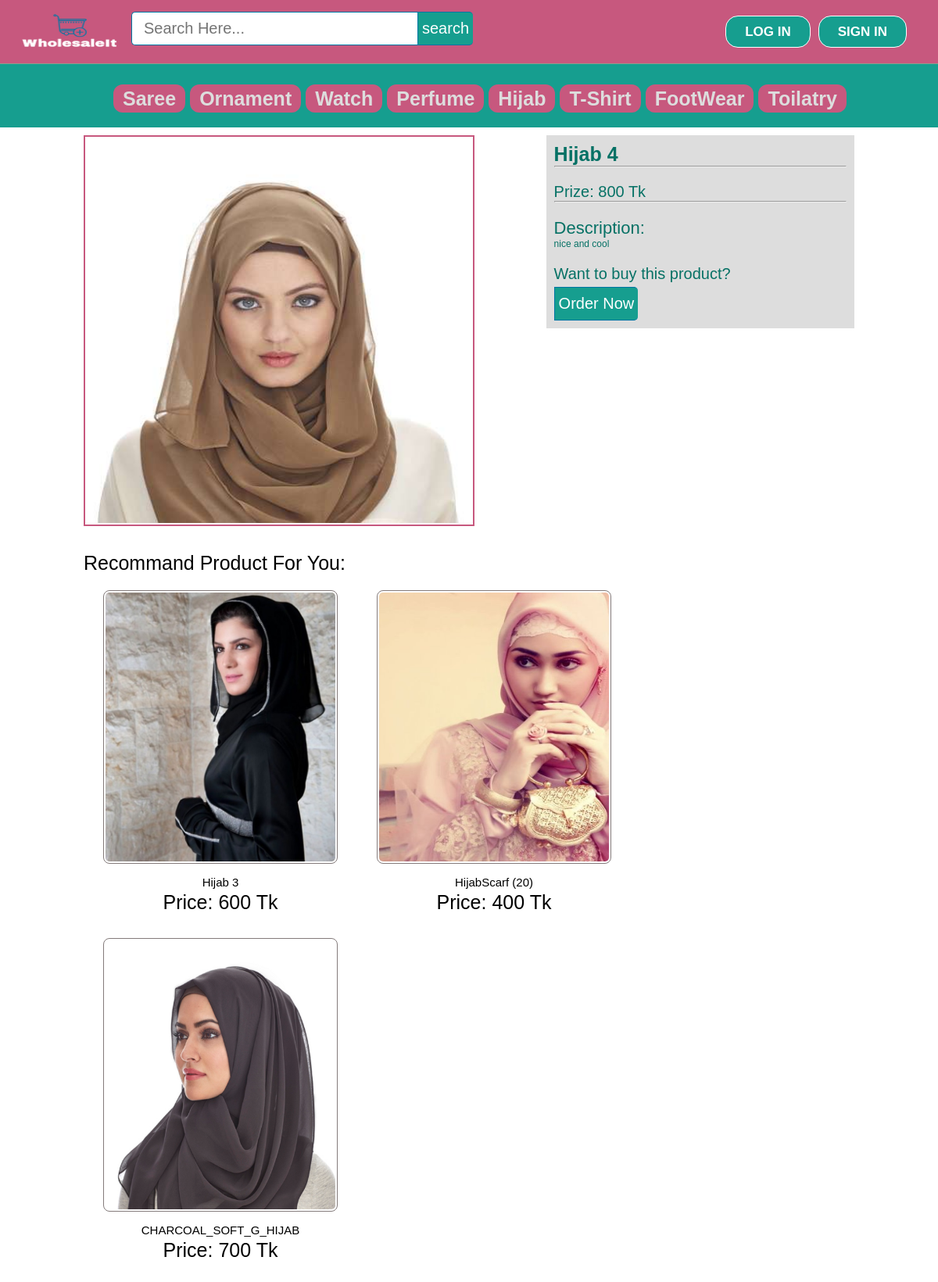
Screenshot of /women/view_product.php?pid=40 with the database file from the repository.
### tables this page shows
CREATE TABLE IF NOT EXISTS `products` (
`id` int(11) NOT NULL,
  `pName` varchar(100) NOT NULL,
  `price` int(11) NOT NULL,
  `description` text NOT NULL,
  `available` int(11) NOT NULL,
  `category` varchar(100) NOT NULL,
  `type` varchar(100) NOT NULL,
  `item` varchar(100) NOT NULL,
  `pCode` varchar(20) NOT NULL,
  `picture` text NOT NULL
);

### women/view_product.php (the view, shortened to what this page needs)
<?php include ( "../inc/connect.inc.php" ); ?>
<?php
if (isset($_REQUEST['pid'])) {
	$pid = mysqli_real_escape_string($con, $_REQUEST['pid']);
}else {
	header('location: index.php');
}
$getposts = mysqli_query($con,"SELECT * FROM products WHERE id ='$pid'") or die(mysqli_error());
					if (mysqli_num_rows($getposts)) {
						$row = mysqli_fetch_assoc($getposts);
						$pName = $row['pName'];
						$price = $row['price'];
						$description = $row['description'];
						$picture = $row['picture'];
						$item = $row['item'];
					}
?>
<!DOCTYPE html>
<html>
<head>
	<link rel="stylesheet" type="text/css" href="../css/style.css">
</head>
<body>
	<?php include ( "../inc/mainheader.inc.php" ); ?>
	<div class="categolis">
		<table>
			<tr>
				<th>
					<a href="saree.php" style="text-decoration: none;color: #ddd;padding: 4px 12px;background-color: #c7587e;border-radius: 12px;">Saree</a>
				</th>
				<th><a href="ornament.php" style="text-decoration: none;color: #ddd;padding: 4px 12px;background-color: #c7587e;border-radius: 12px;">Ornament</a></th>
				<th><a href="watch.php" style="text-decoration: none;color: #ddd;padding: 4px 12px;background-color: #c7587e;border-radius: 12px;">Watch</a></th>
				<th><a href="perfume.php" style="text-decoration: none;color: #ddd;padding: 4px 12px;background-color: #c7587e;border-radius: 12px;">Perfume</a></th>
				<th><a href="hijab.php" style="text-decoration: none;color: #ddd;padding: 4px 12px;background-color: #c7587e;border-radius: 12px;">Hijab</a></th>
				<th><a href="tshirt.php" style="text-decoration: none;color: #ddd;padding: 4px 12px;background-color: #c7587e;border-radius: 12px;">T-Shirt</a></th>
				<th><a href="footwear.php" style="text-decoration: none;color: #ddd;padding: 4px 12px;background-color: #c7587e;border-radius: 12px;">FootWear</a></th>
				<th><a href="toilatry.php" style="text-decoration: none;color: #ddd;padding: 4px 12px;background-color: #c7587e;border-radius: 12px;">Toilatry</a></th>
			</tr>
		</table>
	</div>
	<div style="margin: 0 97px; padding: 10px">
		<?php
			echo '
				<div style="float: left;">
				<div>
					<img src="../image/product/'.$item.'/'.$picture.'" style="height: 500px; width: 500px; padding: 2px; border: 2px solid #c7587e;">
				</div>
				</div>
				<div style="float: right;width: 40%;color: #067165;background-color: #ddd;padding: 10px;">
					<div style="">
						<h3 style="font-size: 25px; font-weight: bold; ">'.$pName.'</h3><hr>
						<h3 style="padding: 20px 0 0 0; font-size: 20px;">Prize: '.$price.' Tk</h3><hr>
						<h3 style="padding: 20px 0 0 0; font-size: 22px; ">Description:</h3>
						<p>
							'.$description.'
						</p>
						<div>
							<h3 style="padding: 20px 0 5px 0; font-size: 20px;">Want to buy this product? </h3>
							<div id="srcheader">
								<form id="" method="post" action="../orderform.php?poid='.$pid.'">
								        <input type="submit" value="Order Now" class="srcbutton" >
								</form>
								<div class="srcclear"></div>
							</div>
						</div>
					</div>
				</div>
			';
		?>
	</div>
	<div style="padding: 30px 95px; font-size: 25px; margin: 0 auto; display: table; width: 98%;">
		<h3 style="padding-bottom: 20px">Recommand Product For You:</h3>
		<div>
		<?php
			$getposts = mysqli_query($con,"SELECT * FROM products WHERE available >='1' AND id != '".$pid."' AND item ='".$item."'  ORDER BY RAND() LIMIT 3") or die(mysqli_error());
					if (mysqli_num_rows($getposts)) {
					echo '<ul id="recs">';
					while ($row = mysqli_fetch_assoc($getposts)) {
						$id = $row['id'];
						$pName = $row['pName'];
						$price = $row['price'];
						$picture = $row['picture'];
						echo '
							<ul style="float: left;">
								<li style="float: left; padding: 0px 25px 25px 25px;">
									<div class="home-prodlist-img"><a href="view_product.php?pid='.$id.'">
										<img src="../image/product/'.$item.'/'.$picture.'" class="home-prodlist-imgi">
										</a>
										<div style="text-align: center; padding: 0 0 6px 0;"> <span style="font-size: 15px;">'.$pName.'</span><br> Price: '.$price.' Tk</div>
									</div>
								</li>
							</ul>
						';
						}
				}
		?>
		</div>
	</div>
</body>
</html>

### css/style.css (style rules this page uses)
html, body, div, span, applet, object, iframe, h1, h2, h3, h4, h5, h6, p, blockquote, pre, a, abbr, acronym, address, big, cite, code, del, dfn, em, img, ins, kbd, q, s, samp, small, strike, strong, sub, sup, tt, var, b, u, i, center, dl, dt, dd, ol, ul, li, fieldset, form, label, legend, table, caption, tbody, tfoot, thead, tr, th, td, article, aside, canvas, details, embed, figure, figcaption, footer, header, hgroup, menu, nav, output, ruby, section, summary, time, mark, audio, video { margin: 0; padding: 0; border: 0; font: inherit; vertical-align: baseline; box-sizing: border-box; }
h3 { font-size: 25px; }
body { line-height: normal; }
ol, ul { list-style: none; }
table { border-collapse: collapse; border-spacing: 0; }
* { margin: 0px; padding: 0px; }
body, button, input, label, select, td, textarea { font-family: Arial, Helvetica, tahoma,verdana,arial,sans-serif; font-size: 12px; }
body { width: 100%; position: relative; background-color: #ffffff; min-width: 1080px; }
.srcbutton { margin: 0; padding: 9px 5px; font-family: Arial, Helvetica, sans-serif; font-size:20px; outline: none; cursor: pointer; text-align: center; text-decoration: none; color: #ffffff; border: solid 1px #0076a3; border-right:0px; background: #169E8F; border-top-right-radius: 5px 5px; border-bottom-right-radius: 5px 5px; }
.home-prodlist-imgi { height: 350px; width: 300px; padding: 2px; border: 1px solid #847b7b; border-radius: 8px; }
.categolis { line-height: 1.3; font-weight: bold; color: #fff; padding: 110px 20px 20px 145px; background-color: #169e8f; text-align: center; font-size: 25px; }
.categolis table tbody tr th { padding: 0px 6px 0px 0px; }

### rows the page displays
products: item+picture (picture), pName "Hijab 4", price "800", description "nice and cool"
products: picture.item (picture), pName "Hijab 3", price "600"
products: picture.item (picture), pName "HijabScarf (20)", price "400"
products: picture.item (picture), pName "CHARCOAL_SOFT_G_HIJAB", price "700"
